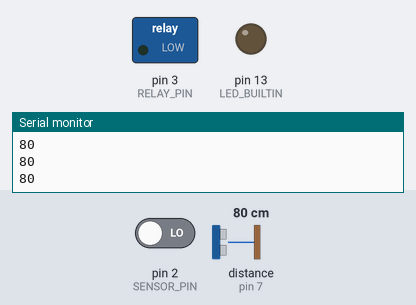
This sketch was run on a simulated Arduino Uno, built with avr-gcc and run on an emulated ATmega328P. On the bench: switched loads named in the sketch (green lamp = pin HIGH), output pins drawn as LEDs (lit = HIGH), the last lines printed to the serial monitor. Wiring (inferred from the names in the program): ultrasonic range finder: trigger pin 6; echo pin 7. The inputs (shaded band) are chosen by the test bench; at power-on: distance to the obstacle (sensor on pin 7) 80 cm, pin 2 (SENSOR_PIN) LOW. The echo pulse lasts 58.3 µs per cm; pins used as bus, display or sensor lines are not drawn.

Above: at 1.2 s.
1.3 s: distance to the obstacle (sensor on pin 7) set to 46 cm
2.8 s: distance to the obstacle (sensor on pin 7) set to 38 cm
At 3.4 s:
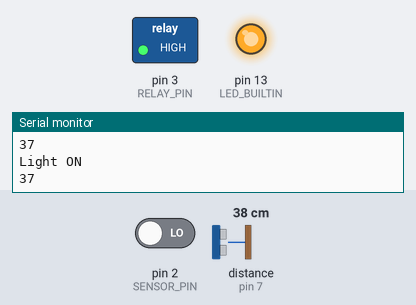
Timing chart, 0 to 5.8 s (numbered marks = the images above; inputs shaded):
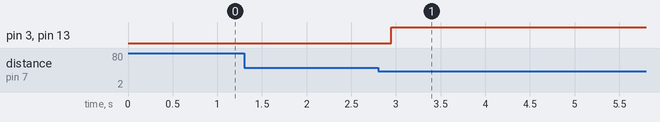

The sketch:

auto_light.ino
```cpp
#include <Ultrasonic.h>

#define SENSOR_PIN 2
#define RELAY_PIN 3

const int Trig = 6;
const int Echo = 7;

Ultrasonic ultrasonic(Trig, Echo); //Trigger and Echo respectively

void setup() {
  // put your setup code here, to run once:
  pinMode(LED_BUILTIN, OUTPUT);
  pinMode(RELAY_PIN, OUTPUT);
  pinMode(SENSOR_PIN, INPUT);
  Serial.begin(9600);
}

void loop() {
  int distance = ultrasonic.Ranging(CM); // (Use CM for centimeter and INC for inches)
  delay(40);    // delay added to make things stable
  int sensorValue = digitalRead(SENSOR_PIN);
  delay(40);

  if (sensorValue == HIGH || distance < 40) {
    digitalWrite(RELAY_PIN, HIGH); // LOW to switch on the light
    digitalWrite(LED_BUILTIN, HIGH);
    if (sensorValue == HIGH)Serial.println("motion detected");
    Serial.println("Light ON");
  }
  else {
    digitalWrite(RELAY_PIN, LOW);
    digitalWrite(LED_BUILTIN, LOW);
  }

  //  if (distance < 40) digitalWrite(LED_BUILTIN, HIGH);
  //  else digitalWrite(LED_BUILTIN, LOW);
  //  delay (50);// check for objects

  Serial.println(distance);
}
```

Measured:
- the behaviour switches between 41 and 40 cm on distance to the obstacle (sensor on pin 7) (found by bisection; images 0 and 1)
- after the input at 2.8 s, pin 3 (RELAY_PIN), pin 13 (LED_BUILTIN): LOW → HIGH after 0.15 s
